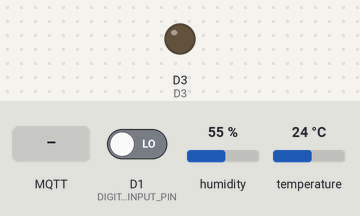
Simulated run of this sketch. Board: ESP8266 (NodeMCU). On the bench: output pins drawn as LEDs (lit = HIGH). The test bench sets the inputs (shaded band); at power-on: D1 (DIGITAL_INPUT_PIN) LOW, humidity 55 %, temperature 24 °C. WiFi joins after 1.5 s; servers stay silent unless stated; random numbers use the default seed unless the sketch sets one; no MQTT or app messages arrive unless stated; pins used as bus, display or sensor lines are not drawn; what the sketch prints to the serial monitor is not drawn.

Above: at 2.7 s.
2.8 s: MQTT message "L4_on" arrives on the first subscribed topic
At 3.4 s:
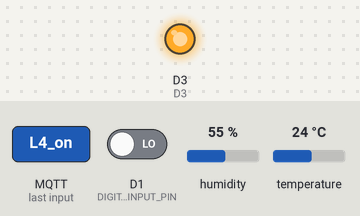
11.5 s: MQTT message "L4_off" arrives on the first subscribed topic
At 12.2 s:
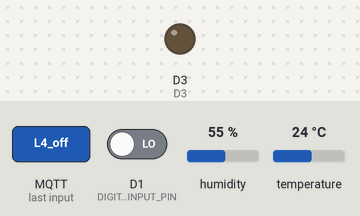
Timing chart, 0 to 14.5 s (numbered marks = the images above; inputs shaded):
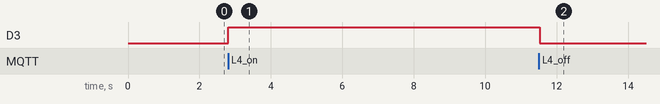

The sketch:

123.ino
```cpp
#include <ESP8266WiFi.h>
#include <PubSubClient.h>
#include <Adafruit_Sensor.h>
#include <DHT.h>
#include <DHT_U.h>

// Các định nghĩa cũ
#define DPIN 4        // GPIO kết nối cảm biến DHT (D2)
#define DTYPE DHT11
DHT dht(DPIN, DTYPE);

// Cấu hình các chân
#define ANALOG_INPUT_PIN A0  // Chân analog (A0 trên ESP8266)
#define DIGITAL_INPUT_PIN 5  // Chân digital (D1 trên ESP8266 tương ứng với GPIO5)

// Các chân điều khiển LED hiện tại
#define D5 14  // Chân D5 (GPIO14) cho LED1
#define D6 12  // Chân D6 (GPIO12) cho LED2
#define D7 13  // Chân D7 (GPIO13) cho LED3

// Thêm các chân LED 4 và LED 5
#define D3 0   // Chân D3 (GPIO0) cho LED4
#define D4 2   // Chân D4 (GPIO2) cho LED5

// Wi-Fi và MQTT
const char* ssid = "Quang Tuan C5 2.4G";
const char* password = "quangtuan";
const char* mqtt_server = "192.168.1.4";

WiFiClient espClient;
PubSubClient client(espClient);

unsigned long lastMsg = 0;
#define MSG_BUFFER_SIZE (100)
char msg[MSG_BUFFER_SIZE];

// Hàm kết nối Wi-Fi
void setup_wifi() {
  delay(10);
  Serial.println();
  Serial.print("Connecting to ");
  Serial.println(ssid);

  WiFi.mode(WIFI_STA);
  WiFi.begin(ssid, password);

  while (WiFi.status() != WL_CONNECTED) {
    delay(500);
    Serial.print(".");
  }

  Serial.println("");
  Serial.println("WiFi connected");
  Serial.println("IP address: ");
  Serial.println(WiFi.localIP());
}

// Hàm callback nhận lệnh từ MQTT
void callback(char* topic, byte* payload, unsigned int length) {
  Serial.print("Message arrived [");
  Serial.print(topic);
  Serial.print("] ");

  String message;
  for (int i = 0; i < length; i++) {
    message += (char)payload[i];
  }
  Serial.println(message);

  // Điều khiển các LED dựa trên lệnh nhận được
  if (message == "L1_off") {
    digitalWrite(D5, LOW);   // Tắt LED1
  } else if (message == "L1_on") {
    digitalWrite(D5, HIGH);  // Bật LED1
  } else if (message == "L2_off") {
    digitalWrite(D6, LOW);   // Tắt LED2
  } else if (message == "L2_on") {
    digitalWrite(D6, HIGH);  // Bật LED2
  } else if (message == "L3_off") {
    digitalWrite(D7, LOW);   // Tắt LED3
  } else if (message == "L3_on") {
    digitalWrite(D7, HIGH);  // Bật LED3
  } else if (message == "L4_off") {
    digitalWrite(D3, LOW);   // Tắt LED4
  } else if (message == "L4_on") {
    digitalWrite(D3, HIGH);  // Bật LED4
  } else if (message == "L5_off") {
    digitalWrite(D4, LOW);   // Tắt LED5
  } else if (message == "L5_on") {
    digitalWrite(D4, HIGH);  // Bật LED5
  }
}

// Hàm kết nối MQTT
void reconnect() {
  while (!client.connected()) {
    Serial.print("Attempting MQTT connection...");
    String clientId = "ESP8266Client-";
    clientId += String(random(0xffff), HEX);

    if (client.connect(clientId.c_str(), "quang", "123")) {
      Serial.println("connected");
      client.subscribe("Led");
    } else {
      Serial.print("failed, rc=");
      Serial.print(client.state());
      Serial.println(" try again in 5 seconds");
      delay(5000);
    }
  }
}

void setup() {
  pinMode(BUILTIN_LED, OUTPUT);  // Khởi tạo chân LED tích hợp (nếu có)
  pinMode(D5, OUTPUT); // LED1
  pinMode(D6, OUTPUT); // LED2
  pinMode(D7, OUTPUT); // LED3
  pinMode(D3, OUTPUT); // LED4
  pinMode(D4, OUTPUT); // LED5
  pinMode(DIGITAL_INPUT_PIN, INPUT);  // Chân digital (D1)

  dht.begin();

  Serial.begin(115200);
  setup_wifi();
  client.setServer(mqtt_server, 1997);
  client.setCallback(callback);
}

void loop() {

  if (!client.connected()) {
    reconnect();
  }
  client.loop();

  unsigned long now = millis();
  if (now - lastMsg > 10000) {
    lastMsg = now;

    // Đọc dữ liệu từ cảm biến DHT
    float temp = dht.readTemperature(false);  // Đọc nhiệt độ (°C)
    float humi = dht.readHumidity();          // Đọc độ ẩm

    // Đọc giá trị từ các chân analog và digital
    int analogValue = random (0, 1000); // Đọc giá trị từ chân A0 (cảm biến ánh sáng)
    int digitalValue = digitalRead(DIGITAL_INPUT_PIN); // Đọc giá trị từ GPIO5 (chân digital)
    int add_sensor = random (0, 100);

    // Kiểm tra lỗi đọc cảm biến DHT
    if (isnan(temp) || isnan(humi)) {
      Serial.println("Failed to read from DHT sensor!");
    } else {
      snprintf(msg, MSG_BUFFER_SIZE, "Temperature: %.2f C, Humidity: %.0f%%, Light: %d Lux, Sensor: %d", temp, humi, analogValue, add_sensor);
    }

    Serial.print("Publish message: ");
    Serial.println(msg);
    client.publish("data", msg);

    // Kiểm tra nếu giá trị cảm biến > 50, bật LED5 nhấp nháy 3 lần
    if (add_sensor > 50) {
      for (int i = 0; i < 3; i++) {
        digitalWrite(D4, HIGH);  // Bật LED5
        delay(250);              // Delay 250ms
        digitalWrite(D4, LOW);   // Tắt LED5
        delay(250);              // Delay 250ms
      }
    } else {
      digitalWrite(D4, LOW); // Tắt LED5 khi sensor <= 50
    }
  }
}
```

Measured:
- after the input at 2.8 s, D3: LOW → HIGH at once
- after the input at 11.5 s, D3: HIGH → LOW at once
